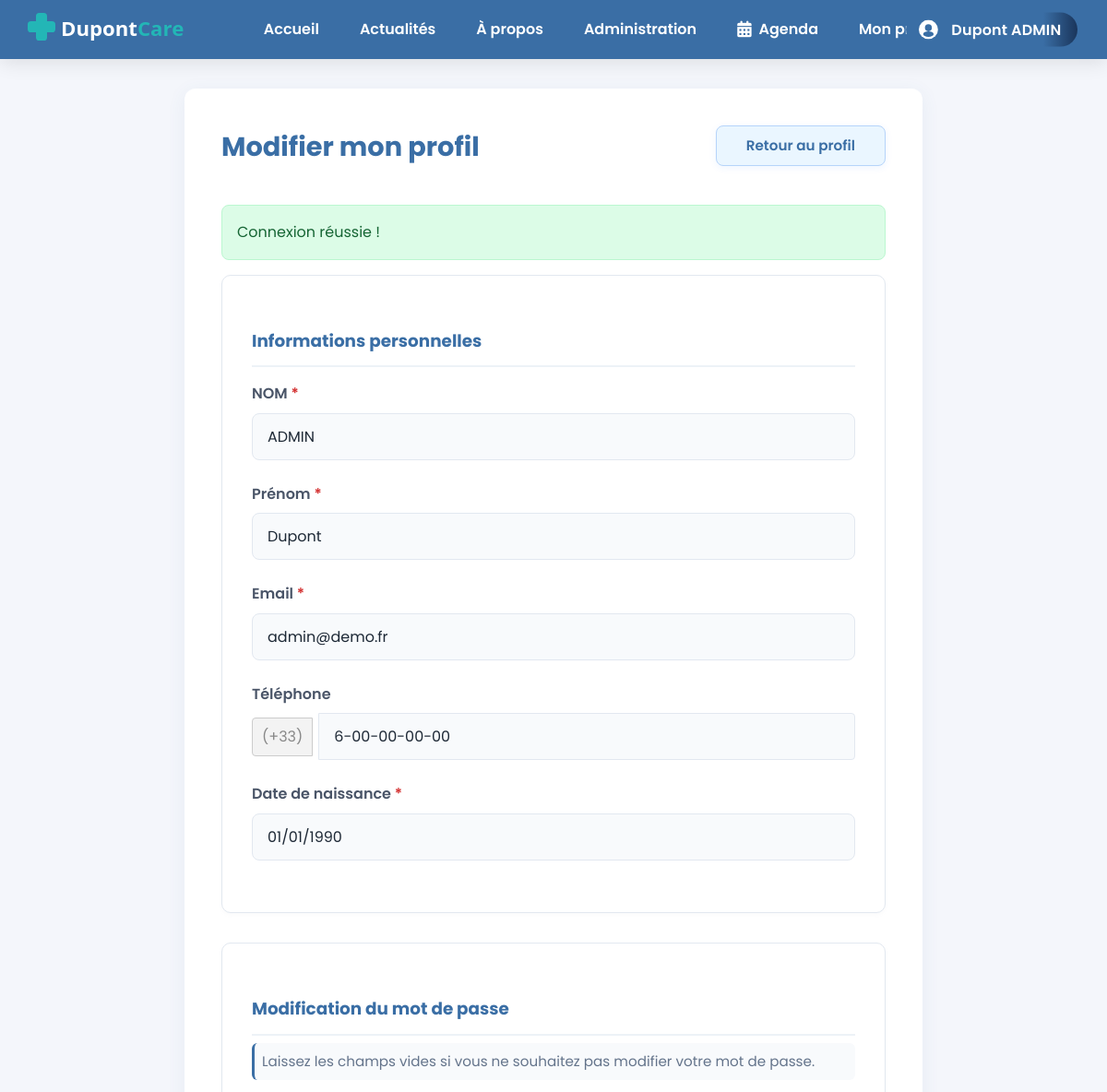
/index.php?page=user&action=edit (signed in, upper part), run on an earlier commit of the app's database.
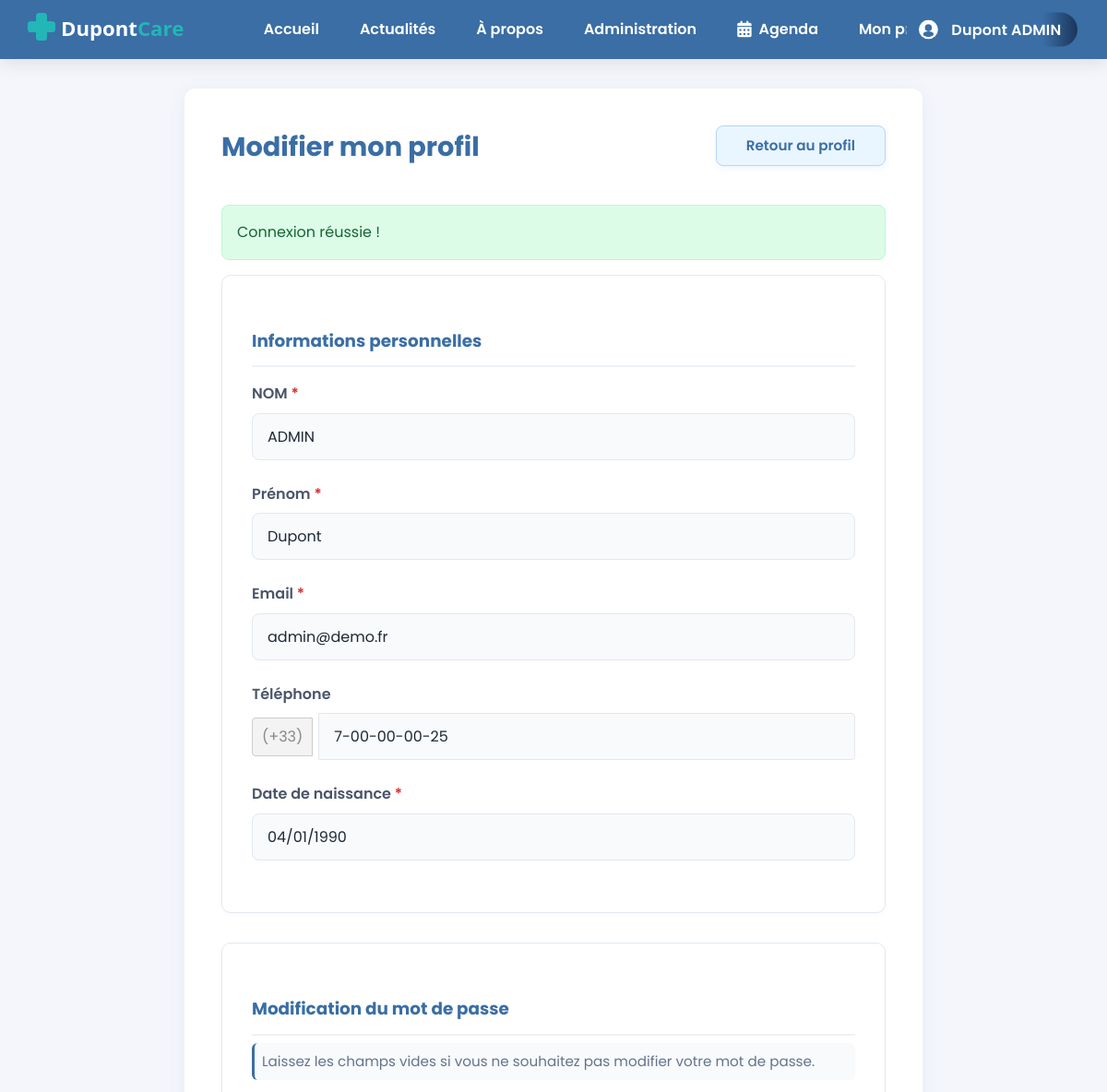
And on a later commit of the database.
### tables this page shows
CREATE TABLE `utilisateur` (
  `id` int(10) UNSIGNED NOT NULL,
  `role` enum('PATIENT','MEDECIN','SECRETAIRE') NOT NULL,
  `nom` varchar(100) NOT NULL,
  `prenom` varchar(100) NOT NULL,
  `email` varchar(190) NOT NULL,
  `telephone` varchar(30) DEFAULT NULL,
  `avatar` varchar(255) DEFAULT NULL,
  `password_hash` varchar(255) NOT NULL,
  `date_inscription` datetime NOT NULL DEFAULT current_timestamp(),
  `date_naissance` date DEFAULT NULL
);

### app/controllers/UserController.php (called while the page is built, shortened)
<?php
class UserController {
    private $userModel;
    public function __construct() {
        $this->userModel = new UserModel();
    }
    public function edit() {
        $user = $this->userModel->getUserById($_SESSION['user_id']);
        if (!empty($user['telephone'])) {
            $formData['telephone'] = $user['telephone'];
        }
        if (isset($_SESSION['form_data'])) {
            $formData = $_SESSION['form_data'];
            unset($_SESSION['form_data']);
        } else {
            $formData = [
                'nom' => $user['nom'],
                'prenom' => $user['prenom'],
                'email' => $user['email'],
                'telephone' => $user['telephone'],
                'date_naissance' => $user['date_naissance']
            ];
        }
        require_once 'app/views/user/edit.php';
    }
}

### app/core/App.php (called while the page is built, shortened)
<?php
class App {
    public function run() {
        $action = isset($_GET['action']) ? strtolower($_GET['action']) : 'index';
        $method = strtolower(trim($action));
        $params = [];
        try {
            $controller = new $controllerClass();
            call_user_func_array([$controller, $method], $params);
        } catch (\Exception $e) {
            error_log("Exception détaillée: " . $e->getMessage());
            error_log("Fichier: " . $e->getFile() . " ligne " . $e->getLine());
            error_log("Stack trace: " . $e->getTraceAsString());
            http_response_code(404);
            include __DIR__ . '/../views/error/404.php';
        }
    }
}

### index.php (called while the page is built, shortened)
<?php
$app = new App();
$app->run();

### app/models/database.php (called while the page is built, shortened)
<?php
class Database {
    private static $instance = null;
    private $connection;
    private function __construct() {
        $host = 'localhost';
        $dbname = 'bdd_dupont';
        $user = 'root';
        $pass = '';
        $options = [
            PDO::ATTR_ERRMODE => PDO::ERRMODE_EXCEPTION,
            PDO::ATTR_DEFAULT_FETCH_MODE => PDO::FETCH_ASSOC,
            PDO::MYSQL_ATTR_INIT_COMMAND => 'SET NAMES utf8mb4'
        ];
        try {
            $this->connection = new PDO(
                "mysql:host=$host;dbname=$dbname",
                $user,
                $pass,
                $options
            );
        } catch (PDOException $e) {
            die('Erreur connexion BDD : ' . $e->getMessage());
        }
    }
    public function prepare($sql) {
        return $this->connection->prepare($sql);
    }
    public static function getInstance() {
        if (self::$instance === null) {
            self::$instance = new self();
        }
        return self::$instance;
    }
}

### app/core/Model.php (called while the page is built, shortened)
<?php
abstract class Model {
    public function __construct() {
        $this->db = Database::getInstance();
    }
}

### app/models/UserModel.php (called while the page is built, shortened)
<?php
class UserModel extends Model {
    public function getUserById($id) {
        $sql = "SELECT * FROM utilisateur WHERE id = ?";
        $stmt = $this->db->prepare($sql);
        $stmt->execute([$id]);
        return $stmt->fetch();
    }
}

### app/views/user/edit.php (the view, shortened to what the changed rows need)
<?php include __DIR__ . '/../templates/header.php'; ?>
<link rel="stylesheet" href="/CabinetDupont/css/pages/edit-profile.css">
<link rel="stylesheet" href="https://cdnjs.cloudflare.com/ajax/libs/font-awesome/6.4.0/css/all.min.css">
<link rel="stylesheet" href="https://cdn.jsdelivr.net/npm/flatpickr/dist/flatpickr.min.css">
<main class="profile-edit">
    <section class="form-section">
        <div class="section-header">
            <h2>Modifier mon profil</h2>
        </div>
        <form class="profile-form" method="post" action="index.php?page=user&action=edit">
            <div class="info-block">
                <div class="form-group">
                    <label for="nom">NOM</label>
                    <input
                        type="text"
                        id="nom"
                        name="nom"
                        required
                        value="<?php echo htmlspecialchars($formData['nom'] ?? ''); ?>">
                </div>
                <div class="form-group">
                    <label for="prenom">Prénom</label>
                    <input
                        type="text"
                        id="prenom"
                        name="prenom"
                        required
                        value="<?php echo htmlspecialchars($formData['prenom'] ?? ''); ?>">
                </div>
                <div class="form-group">
                    <label for="email">Email</label>
                    <input
                        type="email"
                        id="email"
                        name="email"
                        required
                        value="<?php echo htmlspecialchars($formData['email'] ?? ''); ?>">
                </div>
                <div class="form-group">
                    <div style="display: flex; align-items: center; gap: 6px;">
                        <span style="background: #f3f3f3; border: 1px solid #ccc; border-radius: 4px 0 0 4px; padding: 7px 10px; color: #888; font-size: 1em;">(+33)</span>
                        <input
                            type="tel"
                            id="telephone"
                            name="telephone"
                            maxlength="13"
                            inputmode="numeric"
                            autocomplete="tel"
                            style="border-radius: 0 4px 4px 0;"
                            pattern="^[1-9]-[0-9]{2}-[0-9]{2}-[0-9]{2}-[0-9]{2}$"
                            value="<?php
                                $phone  = $formData['telephone'] ?? '';
                                $digits = preg_replace('/[^0-9]/', '', $phone);
                                if (strpos($digits, '33') === 0) {
                                    $digits = substr($digits, 2);
                                }
                                if (strlen($digits) === 9) {
                                    $phone = sprintf('%s-%s-%s-%s-%s',
                                        substr($digits, 0, 1),
                                        substr($digits, 1, 2),
                                        substr($digits, 3, 2),
                                        substr($digits, 5, 2),
                                        substr($digits, 7, 2)
                                    );
                                } else {
                                    $phone = '';
                                }
                                echo htmlspecialchars($phone);
                            ?>"
                            placeholder="X-XX-XX-XX-XX">
                    </div>
                </div>
                <div class="form-group">
                    <label for="date_naissance">Date de naissance</label>
                    <input
                        type="text"
                        id="date_naissance"
                        name="date_naissance"
                        class="flatpickr"
                        value="<?php
                            $date_value = $formData['date_naissance'] ?? $user['date_naissance'] ?? '';
                            if (!empty($date_value) && $date_value !== '0000-00-00') {
                                $date = DateTime::createFromFormat('Y-m-d', $date_value);
                                if ($date) {
                                    echo $date->format('d/m/Y');
                                }
                            }
                        ?>"
                        placeholder="Sélectionnez votre date de naissance"
                        required>
                </div>
            </div>
        </form>
    </section>
</main>
<?php include __DIR__ . '/../templates/footer.php'; ?>

What changed in the data, as far as the page shows it:
changed utilisateur "ADMIN": telephone "6-00-00-00-00" → "7-00-00-00-25"; date_naissance "01/01/1990" → "04/01/1990"
